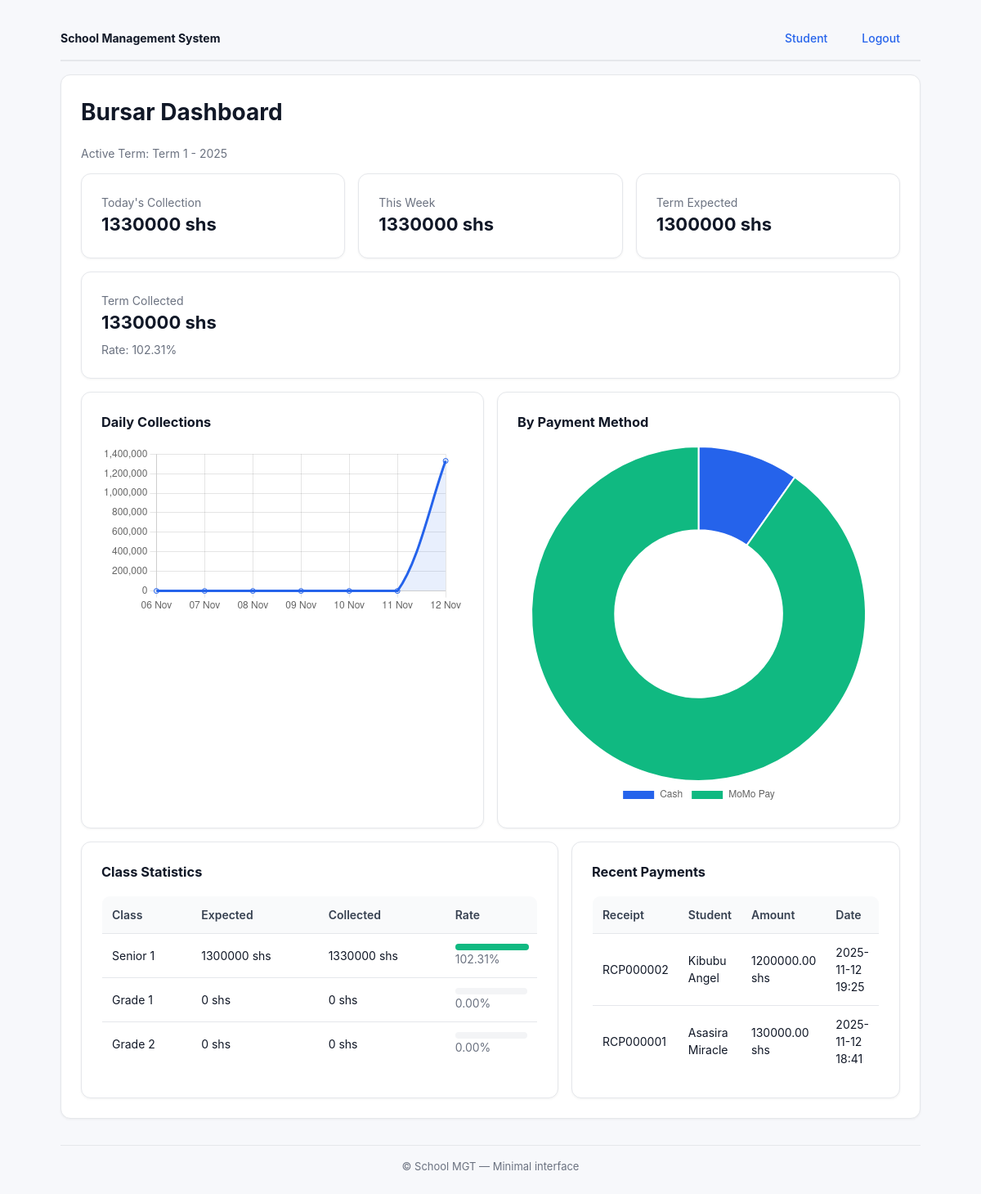
Page /portal/bursar/dashboard/ (signed in) on the committed database.
### school/models.py (models this page shows, shortened)
class Term(models.Model):
    TERM_CHOICES = (
        ('1', 'Term 1'),
        ('2', 'Term 2'),
        ('3', 'Term 3'),
    )
    term = models.CharField(max_length=1, choices=TERM_CHOICES)
    academic_year = models.CharField(max_length=9)
    start_date = models.DateField()
    end_date = models.DateField()
    is_active = models.BooleanField(default=False)
    def __str__(self):
        return f"Term {self.term} - {self.academic_year}"
    class Meta:
        db_table = 'terms'
        unique_together = ['term', 'academic_year']

class Class(models.Model):
    name = models.CharField(max_length=50)
    level = models.CharField(max_length=20)
    class_teacher = models.ForeignKey(User, on_delete=models.SET_NULL, null=True,
                                      limit_choices_to={'user_type': 'teacher'})
    academic_year = models.CharField(max_length=9, default='2024/2025')
    promotion_rank = models.IntegerField(default=0, help_text="Order used for automatic promotion across years")
    class Meta:
        db_table = 'classes'
        verbose_name_plural = 'Classes'

class FeePayment(models.Model):
    PAYMENT_STATUS_CHOICES = (
        ('pending', 'Pending'),
        ('partial', 'Partially Paid'),
        ('paid', 'Fully Paid'),
        ('overdue', 'Overdue')
    )
    PAYMENT_METHOD_CHOICES = (
        ('cash', 'Cash'),
        ('bank', 'Bank Transfer'),
        ('mtn', 'MTN Mobile Money'),
        ('airtel', 'Airtel Mobile Money'),
        ('momo_pay', 'MoMo Pay'),
    )
    student = models.ForeignKey(Student, on_delete=models.CASCADE)
    term = models.ForeignKey(Term, on_delete=models.CASCADE)
    payment_date = models.DateTimeField(auto_now_add=True)
    payment_method = models.CharField(max_length=20, choices=PAYMENT_METHOD_CHOICES)
    amount_paid = models.DecimalField(max_digits=10, decimal_places=2)
    payment_status = models.CharField(max_length=10, choices=PAYMENT_STATUS_CHOICES, default='pending')
    receipt_no = models.CharField(max_length=20, unique=True)
    transaction_reference = models.CharField(max_length=50, blank=True)
    processed_by = models.ForeignKey(
        User,
        on_delete=models.SET_NULL,
        null=True,
        limit_choices_to=models.Q(user_type__in=['bursar', 'admin'])
    )
    notes = models.TextField(blank=True)
    class Meta:
        db_table = 'fee_payments'

class Student(models.Model):
    user = models.OneToOneField(User, on_delete=models.CASCADE)
    admission_number = models.CharField(max_length=20, unique=True)
    student_class = models.ForeignKey(Class, on_delete=models.SET_NULL, null=True)
    date_of_birth = models.DateField()
    guardian_name = models.CharField(max_length=100)
    guardian_phone = models.CharField(max_length=15)
    photo = models.ImageField(upload_to='students/photos/', blank=True, null=True)
    is_graduated = models.BooleanField(default=False)
    graduation_year = models.CharField(max_length=9, blank=True, null=True)
    class Meta:
        db_table = 'students'

class User(AbstractUser):
    USER_TYPE_CHOICES = (
        ('admin', 'Administrator'),
        ('teacher', 'Teacher'),
        ('student', 'Student'),
        ('bursar', 'Bursar'),
    )
    user_type = models.CharField(max_length=10, choices=USER_TYPE_CHOICES)
    phone = models.CharField(max_length=15, blank=True, null=True)
    address = models.TextField(blank=True, null=True)
    class Meta:
        db_table = 'users'

### school/views.py (the view, shortened to what this page needs)
# urls.py: path('portal/bursar/dashboard/', views.bursar_dashboard, name='bursar_dashboard'),
@login_required
@user_passes_test(lambda u: is_bursar(u) or is_admin(u))
def bursar_dashboard(request):
    active_term = Term.objects.filter(is_active=True).first()
    if active_term:
        today = timezone.now().date()
        today_payments = FeePayment.objects.filter(
            payment_date__date=today,
            term=active_term
        )
        today_total = today_payments.aggregate(total=Sum('amount_paid'))['total'] or 0
        week_start = today - timezone.timedelta(days=today.weekday())
        week_payments = FeePayment.objects.filter(
            payment_date__date__gte=week_start,
            term=active_term
        )
        week_total = week_payments.aggregate(total=Sum('amount_paid'))['total'] or 0
        term_fees = ClassFee.objects.filter(term=active_term)
        term_payments = FeePayment.objects.filter(term=active_term)
        total_expected = term_fees.aggregate(total=Sum('amount'))['total'] or 0
        total_collected = term_payments.aggregate(total=Sum('amount_paid'))['total'] or 0
        collection_rate = (total_collected / total_expected * 100) if total_expected > 0 else 0
        payment_methods = term_payments.values('payment_method').annotate(
            total=Sum('amount_paid'),
            count=Count('id')
        )
        method_label_map = dict(FeePayment.PAYMENT_METHOD_CHOICES)
        method_labels = [method_label_map.get(pm['payment_method'], pm['payment_method']) for pm in payment_methods]
        method_values = [float(pm['total'] or 0) for pm in payment_methods]
        class_stats = []
        for class_obj in Class.objects.all():
            class_fees = term_fees.filter(class_assigned=class_obj)
            class_expected = class_fees.aggregate(total=Sum('amount'))['total'] or 0
            class_payments = term_payments.filter(student__student_class=class_obj)
            class_collected = class_payments.aggregate(total=Sum('amount_paid'))['total'] or 0
            class_stats.append({
                'class': class_obj,
                'expected': class_expected,
                'collected': class_collected,
                'rate': (class_collected / class_expected * 100) if class_expected > 0 else 0
            })
        today = timezone.now().date()
        last_7 = [today - timezone.timedelta(days=i) for i in range(6, -1, -1)]
        daily_labels = [d.strftime('%d %b') for d in last_7]
        daily_values = []
        for d in last_7:
            amt = term_payments.filter(payment_date__date=d).aggregate(total=Sum('amount_paid'))['total'] or 0
            daily_values.append(float(amt))
    context = {
        'active_term': active_term,
        'today_total': today_total,
        'week_total': week_total,
        'total_expected': total_expected,
        'total_collected': total_collected,
        'collection_rate': round(collection_rate, 2),
        'payment_methods': payment_methods,
        'class_stats': class_stats,
        'recent_payments': FeePayment.objects.select_related('student', 'term').order_by('-payment_date')[:10],
        'daily_labels': json.dumps(daily_labels),
        'daily_values': json.dumps(daily_values),
        'method_labels': json.dumps(method_labels),
        'method_values': json.dumps(method_values),
    }
    return render(request, 'bursar/dashboard.html', context)

### school/views.py (called while the page is built)
def is_admin(user):
    return getattr(user, 'user_type', None) == 'admin' or user.is_superuser or user.is_staff

def is_bursar(user):
    return user.user_type == 'bursar'

### school/templates/bursar/dashboard.html (shortened to what this page needs)
{% extends 'base.html' %}
{% block content %}
    <h1 style="margin-top:0">Bursar Dashboard</h1>
    <p class="muted">Active Term: {{ active_term }}</p>
    <div class="row" style="margin-top:8px">
        <div class="card col" style="min-width:200px">
            <div class="muted">Today's Collection</div>
            <div style="font-size:22px;font-weight:700">{{ today_total }} shs</div>
        </div>
        <div class="card col" style="min-width:200px">
            <div class="muted">This Week</div>
            <div style="font-size:22px;font-weight:700">{{ week_total }} shs</div>
        </div>
        <div class="card col" style="min-width:200px">
            <div class="muted">Term Expected</div>
            <div style="font-size:22px;font-weight:700">{{ total_expected }} shs</div>
        </div>
        <div class="card col" style="min-width:200px">
            <div class="muted">Term Collected</div>
            <div style="font-size:22px;font-weight:700">{{ total_collected }} shs</div>
            <div class="muted" style="margin-top:6px">Rate: {{ collection_rate }}%</div>
        </div>
    </div>
    <div class="row" style="margin-top:16px">
        <div class="card col" style="min-width:320px">
            <h3 style="margin-top:0">Daily Collections</h3>
            <canvas id="dailyChart" height="140"></canvas>
        </div>
        <div class="card col" style="min-width:320px">
            <h3 style="margin-top:0">By Payment Method</h3>
            <canvas id="methodChart" height="140"></canvas>
        </div>
    </div>
    <div class="row" style="margin-top:16px">
        <div class="card col" style="flex:2 1 480px">
            <h3 style="margin-top:0">Class Statistics</h3>
            <table>
                <thead><tr><th>Class</th><th>Expected</th><th>Collected</th><th>Rate</th></tr></thead>
                <tbody>
                    {% for cs in class_stats %}
                        <tr>
                            <td>{{ cs.class.name }}</td>
                            <td>{{ cs.expected }} shs</td>
                            <td>{{ cs.collected }} shs</td>
                            <td>
                                <div style="background:#f3f4f6;border-radius:999px;height:8px;position:relative">
                                    <div style="background:#10b981;height:8px;border-radius:999px;width: {{ cs.rate|floatformat:0 }}%"></div>
                                </div>
                                <span class="muted">{{ cs.rate|floatformat:2 }}%</span>
                            </td>
                        </tr>
                    {% empty %}
                        <tr><td colspan="4">No class stats available.</td></tr>
                    {% endfor %}
                </tbody>
            </table>
        </div>
        <div class="card col" style="flex:1 1 320px">
            <h3 style="margin-top:0">Recent Payments</h3>
            <table>
                <thead><tr><th>Receipt</th><th>Student</th><th>Amount</th><th>Date</th></tr></thead>
                <tbody>
                    {% for p in recent_payments %}
                        <tr>
                            <td>{{ p.receipt_no }}</td>
                            <td>{{ p.student.user.get_full_name }}</td>
                            <td>{{ p.amount_paid }} shs</td>
                            <td>{{ p.payment_date|date:"Y-m-d H:i" }}</td>
                        </tr>
                    {% empty %}
                        <tr><td colspan="4">No payments recorded yet.</td></tr>
                    {% endfor %}
                </tbody>
            </table>
        </div>
    </div>
    <script>
        const dailyLabels = JSON.parse('{{ daily_labels|safe }}');
        const dailyValues = JSON.parse('{{ daily_values|safe }}');
        const methodLabels = JSON.parse('{{ method_labels|safe }}');
        const methodValues = JSON.parse('{{ method_values|safe }}');
        const ctx1 = document.getElementById('dailyChart');
        if (ctx1 && dailyLabels && dailyValues) {
            new Chart(ctx1, {
                type: 'line',
                data: { labels: dailyLabels, datasets: [{ label: 'Collections (shs)', data: dailyValues, borderColor:'#2563eb', backgroundColor:'rgba(37,99,235,0.1)', tension:.3, fill:true }] },
                options: { plugins:{ legend:{ display:false } }, scales:{ y:{ beginAtZero:true } } }
            });
        }
        const ctx2 = document.getElementById('methodChart');
        if (ctx2 && methodLabels && methodValues) {
            new Chart(ctx2, {
                type: 'doughnut',
                data: { labels: methodLabels, datasets: [{ data: methodValues, backgroundColor:['#2563eb','#10b981','#f59e0b','#ef4444','#8b5cf6'] }] },
                options: { plugins:{ legend:{ position:'bottom' } } }
            });
        }
    </script>
{% endblock %}

### school/static/css/style.css (style rules this page uses)
:root { --bg:#f7f8fb; --card:#ffffff; --muted:#6b7280; --text:#111827; --accent:#2563eb; --border:#e5e7eb; --table:#ffffff }
* { box-sizing:border-box }
html,body { height:100% }
body { margin:0;background:var(--bg);color:var(--text);font:14px/1.5 "Inter",system-ui,-apple-system,Segoe UI,Roboto,Arial,sans-serif }
.muted { color:var(--muted) }
.card { background:var(--card);border:1px solid var(--border);border-radius:12px;padding:24px;box-shadow:0 1px 3px rgba(0,0,0,0.05) }
.row { display:flex;gap:16px;flex-wrap:wrap }
.col { flex:1 1 240px }
table { width:100%;border-collapse:collapse;margin-top:8px;background:var(--table);border-radius:10px;overflow:hidden;border:1px solid var(--border) }
th,td { padding:12px;border-bottom:1px solid var(--border) }
th { background:#f9fafb;text-align:left;font-weight:600;color:#374151 }

### rows in the picture
Term: term+academic_year "Term 1 - 2025"
Class: class.name "Senior 1", expected "1300000", collected "1330000", {{ cs.rate|floatformat:0 }} 102 (drawn), rate "102.31"
Class: class.name "Grade 1", expected "0", collected "0", rate "0.00"
Class: class.name "Grade 2", expected "0", collected "0", rate "0.00"
FeePayment: receipt_no "RCP000002", student.user.get_full_name "Kibubu Angel", amount_paid "1200000.00", payment_date "2025-11-12 19:25"
FeePayment: receipt_no "RCP000001", student.user.get_full_name "Asasira Miracle", amount_paid "130000.00", payment_date "2025-11-12 18:41"

### other values in the picture
{{ today_total }} "1330000"
{{ week_total }} "1330000"
{{ total_expected }} "1300000"
{{ total_collected }} "1330000"
{{ collection_rate }} "102.31"
chart data {{ daily_values|safe }} [0.0, 0.0, 0.0, 0.0, 0.0, 0.0, 1330000.0]
chart data {{ method_values|safe }} [130000.0, 1200000.0]
